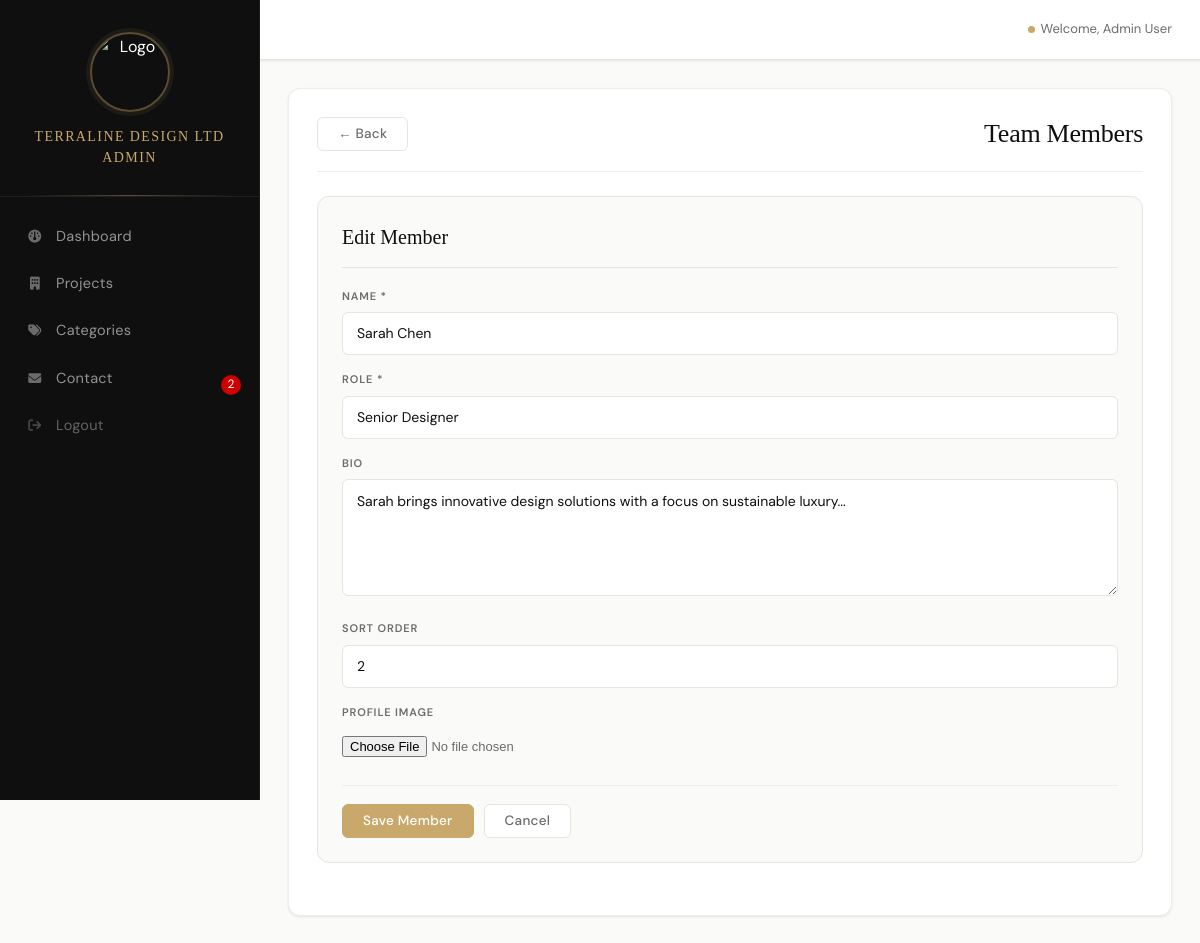
The app's page /admin/team.php?edit=2 (signed in) with its own data.
### tables this page shows
CREATE TABLE `team` (
  `id` int(11) NOT NULL,
  `name` varchar(100) NOT NULL,
  `role` varchar(100) NOT NULL,
  `bio` text DEFAULT NULL,
  `image` varchar(255) DEFAULT NULL,
  `sort_order` int(11) DEFAULT 0,
  `created_at` timestamp NOT NULL DEFAULT current_timestamp()
);

### admin/team.php (the view, shortened to what this page needs)
<?php
$db = Database::getInstance()->getConnection();
$editMember = null;
if (isset($_GET['edit'])) {
    $stmt = $db->prepare("SELECT * FROM team WHERE id = ?");
    $stmt->execute([(int)$_GET['edit']]);
    $editMember = $stmt->fetch();
}
$team = $db->query("SELECT * FROM team ORDER BY sort_order ASC")->fetchAll();
include __DIR__ . '/includes/header.php';
?>
<div class="admin-content">
    <div class="admin-header">
        <a href="/architecture-firm/admin/index.php" class="btn-secondary" style="float:left;margin-right:16px;">&larr; Back</a>
        <h1 style="display:inline-block;">Team Members</h1>
    </div>
    <div class="form-container <?php echo !$editMember ? 'hidden' : ''; ?>" id="addForm">
        <h2><?php echo $editMember ? 'Edit Member' : 'Add New Team Member'; ?></h2>
        <form method="POST" enctype="multipart/form-data">
            <div class="form-group">
                <label for="name">Name *</label>
                <input type="text" id="name" name="name" required
                       value="<?php echo $editMember ? $editMember['name'] : ''; ?>">
            </div>
            <div class="form-group">
                <label for="role">Role *</label>
                <input type="text" id="role" name="role" required
                       value="<?php echo $editMember ? $editMember['role'] : ''; ?>">
            </div>
            <div class="form-group">
                <label for="bio">Bio</label>
                <textarea id="bio" name="bio" rows="4"><?php echo $editMember ? $editMember['bio'] : ''; ?></textarea>
            </div>
            <div class="form-group">
                <label for="sort_order">Sort Order</label>
                <input type="number" id="sort_order" name="sort_order"
                       value="<?php echo $editMember ? $editMember['sort_order'] : '0'; ?>">
            </div>
            <div class="form-group">
                <label for="image">Profile Image</label>
                <input type="file" id="image" name="image" accept="image/*">
            </div>
            <div class="form-actions">
                <button type="submit" class="btn-primary">Save Member</button>
                <a href="team.php" class="btn-secondary">Cancel</a>
            </div>
        </form>
    </div>
</div>
<?php include __DIR__ . '/includes/footer.php'; ?>

### assets/css/admin.css (style rules this page uses)
:root { --ink: #0f0f0f; --ink-soft: #2a2a2a; --ink-muted: #6b6b6b; --ink-faint: #a8a8a8; --gold: #c9a96b; --gold-light: #dfc28e; --gold-pale: #f5ede0; --canvas: #fafaf8; --white: #ffffff; --border: #e8e4de; --border-soft:#f0ece6; --success: #2d6a4f; --success-bg: #d8f3dc; --danger: #9b2226; --danger-bg: #fde8e8; --warning: #7b5e1a; --warning-bg: #fff3cd; --shadow-sm: 0 1px 3px rgba(15,15,15,0.06), 0 1px 2px rgba(15,15,15,0.04); --shadow-md: 0 4px 16px rgba(15,15,15,0.08), 0 2px 6px rgba(15,15,15,0.05); --shadow-lg: 0 12px 40px rgba(15,15,15,0.12), 0 4px 12px rgba(15,15,15,0.07); --radius: 6px; --radius-lg: 12px; --transition: all 0.25s cubic-bezier(0.4, 0, 0.2, 1); --sidebar-w: 260px; --topbar-h: 60px; }
*, *::before, *::after { margin: 0; padding: 0; box-sizing: border-box; }
html { scroll-behavior: smooth; }
body { font-family: 'DM Sans', sans-serif; background: var(--canvas); color: var(--ink); line-height: 1.6; -webkit-font-smoothing: antialiased; -moz-osx-font-smoothing: grayscale; }
.admin-content { background: var(--white); border-radius: var(--radius-lg); padding: 28px; box-shadow: var(--shadow-sm); border: 1px solid var(--border-soft); }
.admin-header { display: flex; justify-content: space-between; align-items: center; margin-bottom: 24px; padding-bottom: 20px; border-bottom: 1px solid var(--border-soft); gap: 12px; flex-wrap: wrap; }
.admin-header h1, .admin-content h1 { font-family: 'Cormorant Garamond', serif; font-size: 26px; font-weight: 500; color: var(--ink); letter-spacing: -0.01em; line-height: 1.2; }
.form-container { background: var(--canvas); border: 1px solid var(--border); border-radius: var(--radius-lg); padding: 24px; margin-bottom: 24px; }
.form-container h2 { font-family: 'Cormorant Garamond', serif; font-size: 20px; font-weight: 500; color: var(--ink); margin-bottom: 20px; padding-bottom: 14px; border-bottom: 1px solid var(--border); }
.form-group { margin-bottom: 16px; }
.form-group label { display: block; font-size: 11px; font-weight: 600; color: var(--ink-muted); text-transform: uppercase; letter-spacing: 0.08em; margin-bottom: 7px; }
.form-group input[type="text"], .form-group input[type="email"], .form-group input[type="number"], .form-group input[type="password"], .form-group input[type="url"], .form-group select, .form-group textarea { width: 100%; padding: 10px 14px; border: 1px solid var(--border); border-radius: var(--radius); font-family: 'DM Sans', sans-serif; font-size: 14px; color: var(--ink); background: var(--white); transition: var(--transition); appearance: none; -webkit-appearance: none; line-height: 1.5; }
.form-group input::placeholder, .form-group textarea::placeholder { color: var(--ink-faint); }
.form-group textarea { resize: vertical; min-height: 110px; line-height: 1.7; }
.form-group input[type="file"] { padding: 8px 0; border: none; background: none; font-size: 13px; color: var(--ink-muted); cursor: pointer; }
.form-actions { display: flex; gap: 10px; margin-top: 20px; padding-top: 18px; border-top: 1px solid var(--border-soft); flex-wrap: wrap; }
.btn-primary, .btn-secondary, .btn-danger { display: inline-flex; align-items: center; justify-content: center; gap: 7px; padding: 9px 20px; border: none; border-radius: var(--radius); font-family: 'DM Sans', sans-serif; font-size: 13.5px; font-weight: 500; cursor: pointer; text-decoration: none; transition: var(--transition); letter-spacing: 0.02em; white-space: nowrap; line-height: 1; -webkit-tap-highlight-color: transparent; }
.btn-primary { background: var(--gold); color: var(--white); border: 1px solid var(--gold); }
.btn-secondary { background: var(--white); color: var(--ink-muted); border: 1px solid var(--border); }

### records on screen
team: name "Sarah Chen", role "Senior Designer", bio "Sarah brings innovative design solutions with a focus on sustainable luxury...", sort_order "2"

### other values on screen
$unreadCount "2"
$_SESSION['user_name'] "Admin User"
